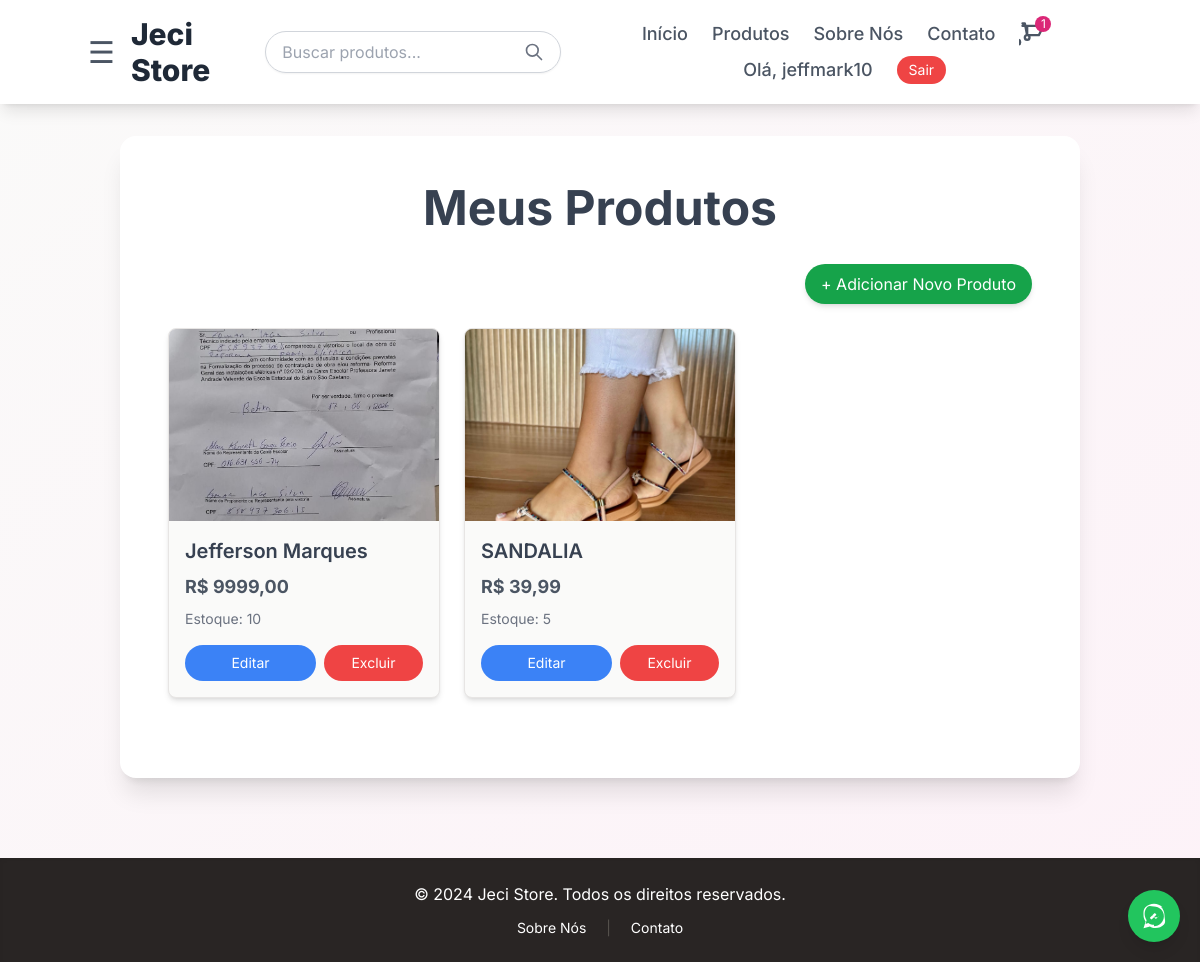
The page /store/vendedor/meus-produtos/ (signed in) on the database as committed earlier.
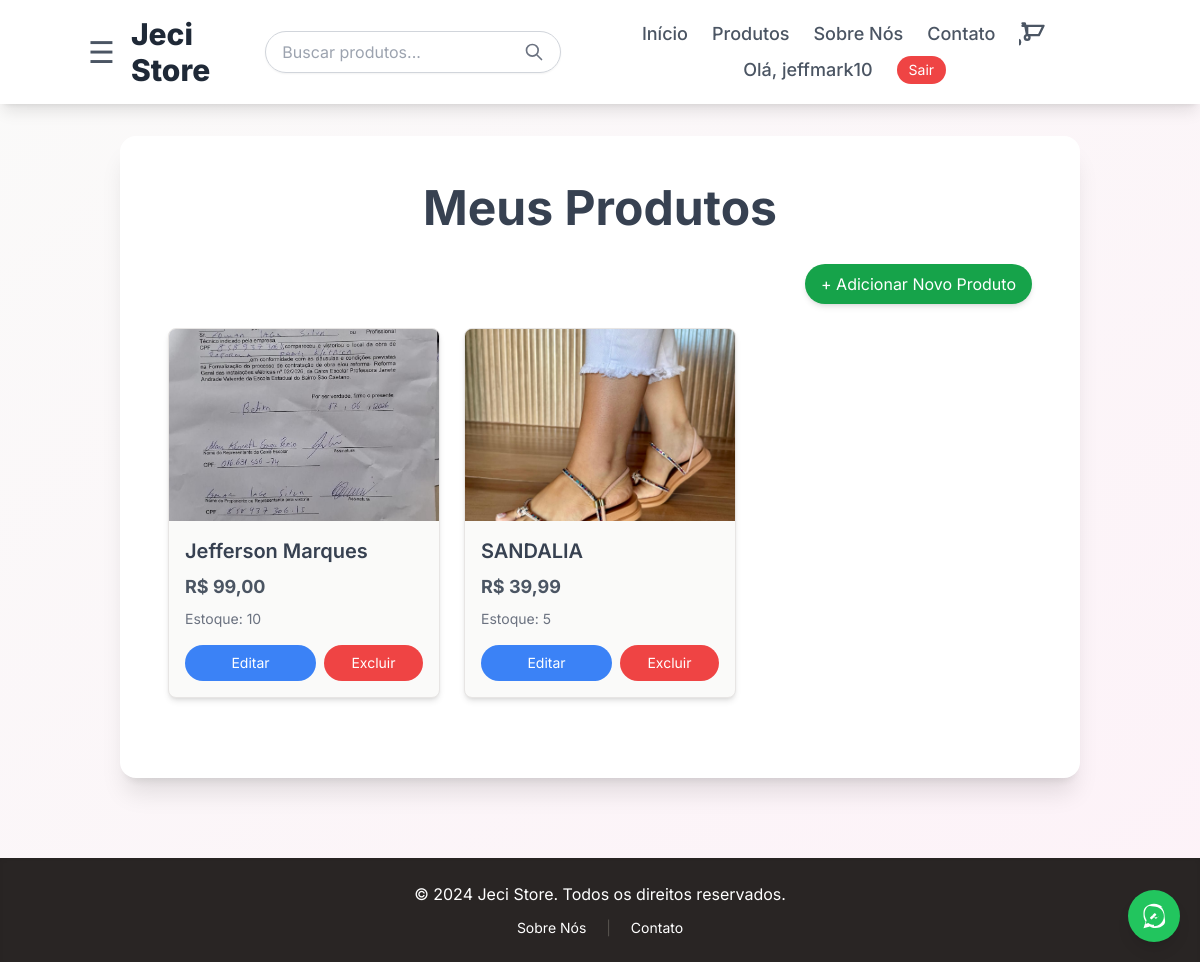
The same page on the database as committed later.
### store/models.py (models this page shows, shortened)
class Product(models.Model):
    name = models.CharField(max_length=200, verbose_name="Nome do Produto")
    description = models.TextField(verbose_name="Descrição")
    price = models.DecimalField(max_digits=10, decimal_places=2, verbose_name="Preço")
    image = models.ImageField(upload_to='products/', blank=True, null=True, verbose_name="Imagem do Produto")
    category = models.ForeignKey(
        Category,
        on_delete=models.SET_NULL,
        null=True,
        blank=True,
        related_name='products',
        verbose_name="Categoria"
    )
    seller = models.ForeignKey(
        User,
        on_delete=models.SET_NULL,
        null=True,
        blank=True,
        related_name='products_listed',
        verbose_name="Vendedor"
    )
    stock = models.PositiveIntegerField(default=0, verbose_name="Estoque")
    tracking_code = models.CharField(
        max_length=50,
        blank=True,
        null=True,
        unique=True,
        verbose_name="Código de Rastreamento"
    )
    is_featured = models.BooleanField(default=False, verbose_name="Destaque na Home")
    created_at = models.DateTimeField(auto_now_add=True, verbose_name="Criado Em")
    updated_at = models.DateTimeField(auto_now=True, verbose_name="Atualizado Em")
    class Meta:
        verbose_name_plural = "Produtos"
        ordering = ['name']

### store/views.py (the view)
# urls.py: path('vendedor/meus-produtos/', views.MyProductsView.as_view(), name='my_products'),
class MyProductsView(SellerRequiredMixin, CategoryTreeMixin, ListView):
    model = Product
    template_name = 'store/seller/seller_my_products.html'
    context_object_name = 'products'
    paginate_by = 10
    def get_queryset(self):
        return Product.objects.filter(seller=self.request.user).select_related('category').order_by('-created_at')
    def get_context_data(self, **kwargs):
        context = super().get_context_data(**kwargs)
        context['page_title'] = 'Meus Produtos'
        return context

### store/context_processors.py (called while the page is built, shortened)
def cart_items_count(request):
    cart_count = 0
    if request.user.is_authenticated:
        if hasattr(request.user, 'cart'):
            cart_count = request.user.cart.items.count()
    return {'cart_items_count': cart_count}

def store_settings(request):
    settings_obj = StoreSettings.objects.first()
    if not settings_obj:
        settings_obj = StoreSettings()  # Instância padrão caso a tabela ainda esteja vazia
    return {'store_settings': settings_obj}

### store/views.py (called while the page is built)
    def get_context_data(self, **kwargs):
        context = super().get_context_data(**kwargs)
        context['categories'] = Category.objects.filter(parent__isnull=True).prefetch_related('children')
        return context

    def test_func(self):
        return hasattr(self.request.user, 'profile') and self.request.user.profile.is_seller

### templates/store/seller/seller_my_products.html (shortened to what this page needs)
{% extends 'base.html' %}
{% block content %}
    <div class="bg-white rounded-2xl shadow-xl p-8 lg:p-12 animate-fade-in">
        <h1 class="text-4xl lg:text-5xl font-bold text-gray-700 mb-8 text-center leading-tight">Meus Produtos</h1>
        <div class="flex justify-end mb-6">
            <a href="{% url 'store:add_product' %}" class="bg-green-600 text-white py-2 px-4 rounded-full hover:bg-green-700 transition duration-300 shadow-md">
                + Adicionar Novo Produto
            </a>
        </div>
        {% if products %}
            <div class="grid grid-cols-1 md:grid-cols-2 lg:grid-cols-3 gap-6">
                {% for product in products %}
                    <div class="bg-stone-50 rounded-lg shadow-md overflow-hidden border border-stone-200">
                        <img src="{{ product.image.url|default:'https://placehold.co/400x300/cccccc/ffffff?text=Sem+Imagem' }}" alt="{{ product.name }}" class="w-full h-48 object-cover">
                        <div class="p-4">
                            <h2 class="text-xl font-semibold text-gray-700 mb-2">{{ product.name }}</h2>
                            <p class="text-gray-600 text-lg font-bold mb-2">R$ {{ product.price|floatformat:2 }}</p>
                            <p class="text-sm text-gray-500 mb-4">Estoque: {{ product.stock }}</p>
                            <div class="flex flex-col sm:flex-row gap-2">
                                <a href="{% url 'store:edit_product' pk=product.pk %}" class="flex-1 bg-blue-500 text-white py-2 px-4 rounded-full text-center hover:bg-blue-600 transition duration-200 text-sm">
                                    Editar
                                </a>
                                <form action="{% url 'store:delete_product' pk=product.pk %}" method="post" class="flex-1">
                                    <button type="submit" onclick="return confirm('Tem certeza que deseja excluir este produto?')" class="w-full bg-red-500 text-white py-2 px-4 rounded-full hover:bg-red-600 transition duration-200 text-sm">
                                        Excluir
                                    </button>
                                </form>
                            </div>
                        </div>
                    </div>
                {% endfor %}
            </div>
        {% else %}
            <p class="text-center text-gray-600 py-8 text-xl">Você ainda não adicionou nenhum produto.</p>
        {% endif %}
    </div>
{% endblock %}

### templates/base.html (shortened to what the changed rows need)
<!DOCTYPE html>
<html lang="pt-br">
<head>
    <script src="https://cdn.tailwindcss.com"></script>
</head>
<body class="bg-gradient-to-br from-stone-50 to-pink-50 flex flex-col min-h-screen text-gray-700">
    <div id="main-content-wrapper" class="flex flex-col min-h-screen transition-all duration-500 ease-in-out">
        <header class="bg-white shadow-lg p-4 sticky top-0 z-50">
            <nav class="container mx-auto flex flex-col sm:flex-row justify-between items-center">
                <div class="flex flex-wrap justify-center gap-x-6 gap-y-2 text-lg items-center">
                    <a href="{% url 'store:view_cart' %}" class="relative text-gray-600 hover:text-pink-600 transition duration-200">
                        <svg xmlns="http://www.w3.org/2000/svg" class="h-7 w-7" fill="none" viewBox="0 0 24 24" stroke="currentColor" stroke-width="2">
                            <path stroke-linecap="round" stroke-linejoin="round" d="M3 3h2l.4 2M7 13h10l4-8H5.4M7 13L5.4 5H3m4 8V5m0 8a2 2 0 100 4m0-4a2 2 0 110 4m-8 0a2 2 0 100 4m0-4a2 2 0 110 4" />
                        </svg>
                        {% if cart_items_count > 0 %}
                            <span class="absolute -top-1 -right-1 bg-pink-600 text-white text-xs rounded-full h-4 w-4 flex items-center justify-center">{{ cart_items_count }}</span>
                        {% endif %}
                    </a>
                </div>
            </nav>
        </header>
        <main class="flex-grow container mx-auto p-4 md:p-8">
            {% block content %}{% endblock %}
        </main>
    </div>
</body>
</html>

Rows that differ between the two databases and show on the page:
changed Product "Jefferson Marques": price "9999,00" → "99,00"
Other text that changed with them:
{{ cart_items_count }}: "1" → (not shown)
